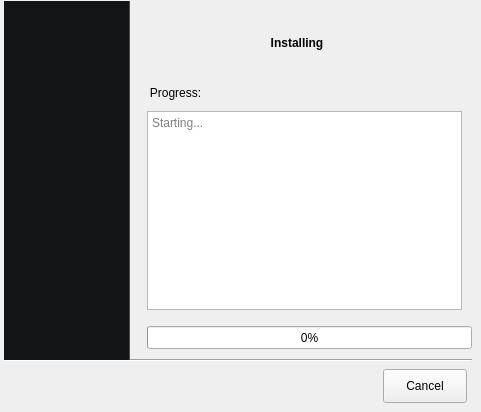
   <widget class="QWidget" name="installProcessPage">
    <widget class="Line" name="optLine_3">
     <property name="geometry">
      <rect>
       <x>4</x>
       <y>350</y>
       <width>468</width>
       <height>20</height>
      </rect>
     </property>
     <property name="orientation">
      <enum>Qt::Orientation::Horizontal</enum>
     </property>
    </widget>
    <widget class="QLabel" name="titleLabel">
     <property name="geometry">
      <rect>
       <x>249</x>
       <y>34</y>
       <width>96</width>
       <height>18</height>
      </rect>
     </property>
     <property name="text">
      <string>&lt;html&gt;&lt;head/&gt;&lt;body&gt;&lt;p align=&quot;center&quot;&gt;&lt;span style=&quot; font-weight:700;&quot;&gt;Installing&lt;/span&gt;&lt;/p&gt;&lt;/body&gt;&lt;/html&gt;</string>
     </property>
    </widget>
    <widget class="QLabel" name="progressLabel">
     <property name="geometry">
      <rect>
       <x>135</x>
       <y>83</y>
       <width>81</width>
       <height>20</height>
      </rect>
     </property>
     <property name="text">
      <string>&lt;html&gt;&lt;head/&gt;&lt;body&gt;&lt;p align=&quot;center&quot;&gt;Progress:&lt;/p&gt;&lt;/body&gt;&lt;/html&gt;</string>
     </property>
     <property name="wordWrap">
      <bool>true</bool>
     </property>
    </widget>
    <widget class="QTextEdit" name="outputView">
     <property name="geometry">
      <rect>
       <x>147</x>
       <y>111</y>
       <width>315</width>
       <height>199</height>
      </rect>
     </property>
     <property name="readOnly">
      <bool>true</bool>
     </property>
     <property name="placeholderText">
      <string>Starting...</string>
     </property>
    </widget>
    <widget class="QProgressBar" name="progressBar">
     <property name="geometry">
      <rect>
       <x>147</x>
       <y>326</y>
       <width>325</width>
       <height>23</height>
      </rect>
     </property>
     <property name="value">
      <number>0</number>
     </property>
    </widget>
    <widget class="QPushButton" name="cancelButton">
     <property name="geometry">
      <rect>
       <x>383</x>
       <y>369</y>
       <width>84</width>
       <height>34</height>
      </rect>
     </property>
     <property name="text">
      <string>Cancel</string>
     </property>
     <property name="icon">
      <iconset resource="../assets/icons.qrc">
       <normaloff>:/default/dialog-cancel.svg</normaloff>:/default/dialog-cancel.svg</iconset>
     </property>
     <property name="iconSize">
      <size>
       <width>16</width>
       <height>16</height>
      </size>
     </property>
     <property name="checkable">
      <bool>false</bool>
     </property>
     <property name="checked">
      <bool>false</bool>
     </property>
     <property name="default">
      <bool>false</bool>
     </property>
     <property name="flat">
      <bool>false</bool>
     </property>
    </widget>
    <widget class="QLabel" name="label_4">
     <property name="geometry">
      <rect>
       <x>4</x>
       <y>1</y>
       <width>126</width>
       <height>359</height>
      </rect>
     </property>
     <property name="styleSheet">
      <string notr="true">background-color: #131416;
border-right: 1px solid #4b4b4b</string>
     </property>
     <property name="text">
      <string/>
     </property>
    </widget>
    <widget class="QLabel" name="proxypassImage_3">
     <property name="geometry">
      <rect>
       <x>14</x>
       <y>131</y>
       <width>102</width>
       <height>106</height>
      </rect>
     </property>
     <property name="styleSheet">
      <string notr="true">border-image:url(:/images/images/app-icon.png);</string>
     </property>
     <property name="text">
      <string/>
     </property>
    </widget>
   </widget>
